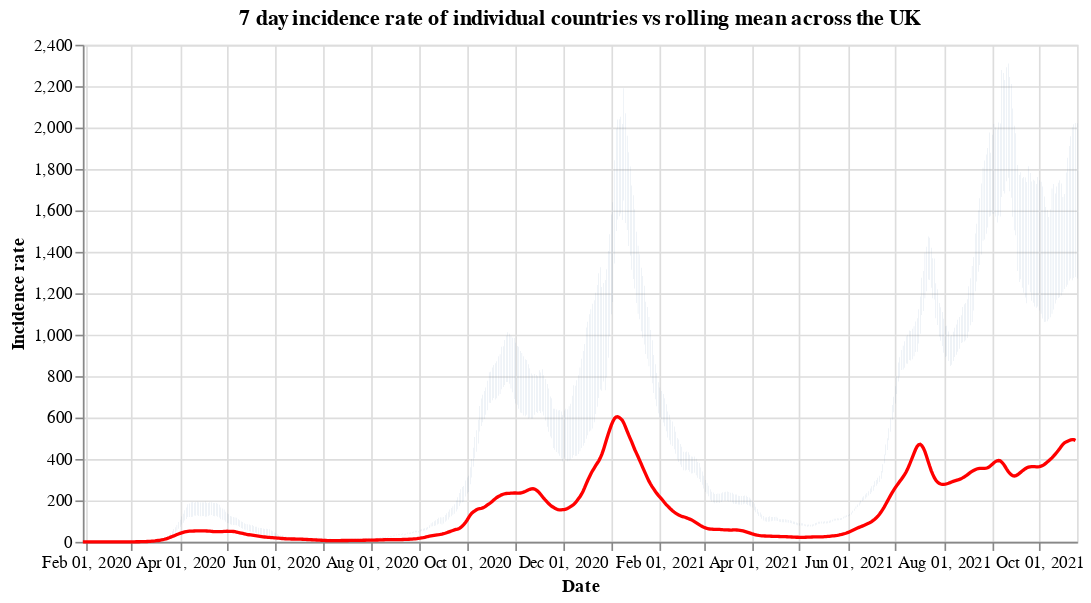

Notebook code for this chart:
### Code cell
#collapse
countries = uk_cases['areaName'].unique()
countries.sort()

selection = alt.selection_single(
    name='Select',
    fields=['areaName'],
    init={'areaName': 'Wales'},
    bind={'areaName': alt.binding_select(options=countries)}
)

# scatter plot, modify opacity based on selection
bars = alt.Chart(uk_cases).mark_bar().add_selection(
    selection
).encode(
    x=alt.X("yearmonthdate(date):T", axis=alt.Axis(title='Date')),
    y=alt.Y("weeklyCasesRate:Q", axis=alt.Axis(title='Incidence rate')),
    tooltip='weeklyCasesRate:Q',
    opacity=alt.condition(selection, alt.value(1), alt.value(0))
).properties(title=f'7 day incidence rate of individual countries vs rolling mean across the UK', width=600)

line = alt.Chart(overview_cases).mark_line(
    color='red',
    size=2,
).transform_window(
    rolling_mean='mean(weeklyCasesRate)',
    frame=[0, 7]
).encode(
    x='yearmonthdate(date):T',
    y='rolling_mean:Q'
)

alt.layer(bars, line)

### Figure 1 — Vega-Lite specification as saved in the notebook (floating-point values rounded to 4 significant figures; data arrays with more than 128 entries replaced by an {"elided": "..."} marker saying what was removed)
{"config": {"view": {"continuousWidth": 400, "continuousHeight": 300}}, "layer": [{"data": {"name": "data-e22c2e41ca47df33bf915bcae83ce341"}, "mark": "bar", "encoding": {"opacity": {"condition": {"value": 1, "selection": "Select"}, "value": 0}, "tooltip": {"type": "quantitative", "field": "weeklyCasesRate"}, "x": {"type": "temporal", "axis": {"title": "Date"}, "field": "date", "timeUnit": "yearmonthdate"}, "y": {"type": "quantitative", "axis": {"title": "Incidence rate"}, "field": "weeklyCasesRate"}}, "selection": {"Select": {"type": "single", "fields": ["areaName"], "init": {"areaName": "Wales"}, "bind": {"areaName": {"input": "select", "options": ["England", "Northern Ireland", "Scotland", "Wales"]}}}}, "title": "7 day incidence rate of individual countries vs rolling mean across the UK", "width": 600}, {"data": {"name": "data-f097e9c3841670cd1d6388f2bef04e4a"}, "mark": {"type": "line", "color": "red", "size": 2}, "encoding": {"x": {"type": "temporal", "field": "date", "timeUnit": "yearmonthdate"}, "y": {"type": "quantitative", "field": "rolling_mean"}}, "transform": [{"window": [{"op": "mean", "field": "weeklyCasesRate", "as": "rolling_mean"}], "frame": [0, 7]}]}], "$schema": "https://vega.github.io/schema/vega-lite/v4.8.1.json", "datasets": {"data-e22c2e41ca47df33bf915bcae83ce341": {"elided": "2444 records"}, "data-f097e9c3841670cd1d6388f2bef04e4a": {"elided": "634 records"}}}
